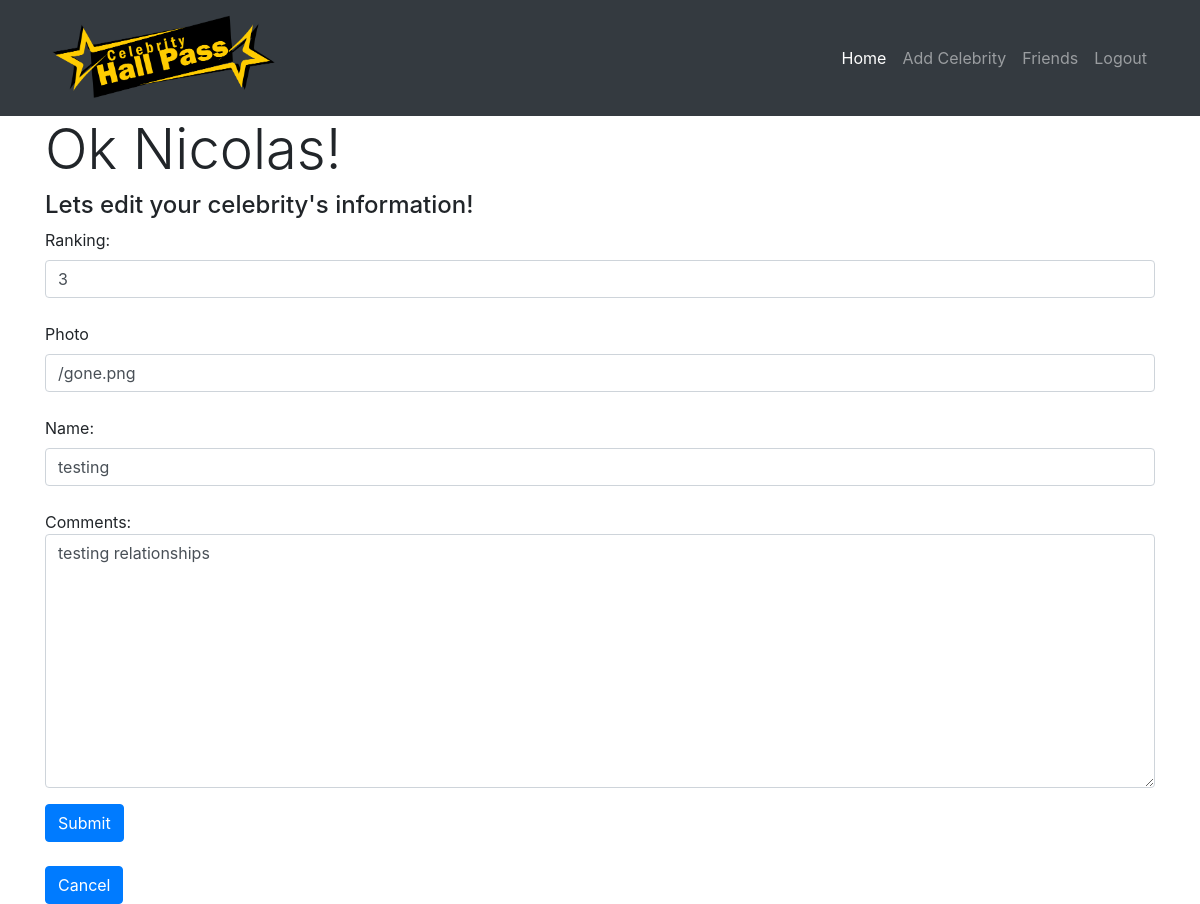
/celeb/edit/4 (signed in), run on an earlier commit of the app's database.
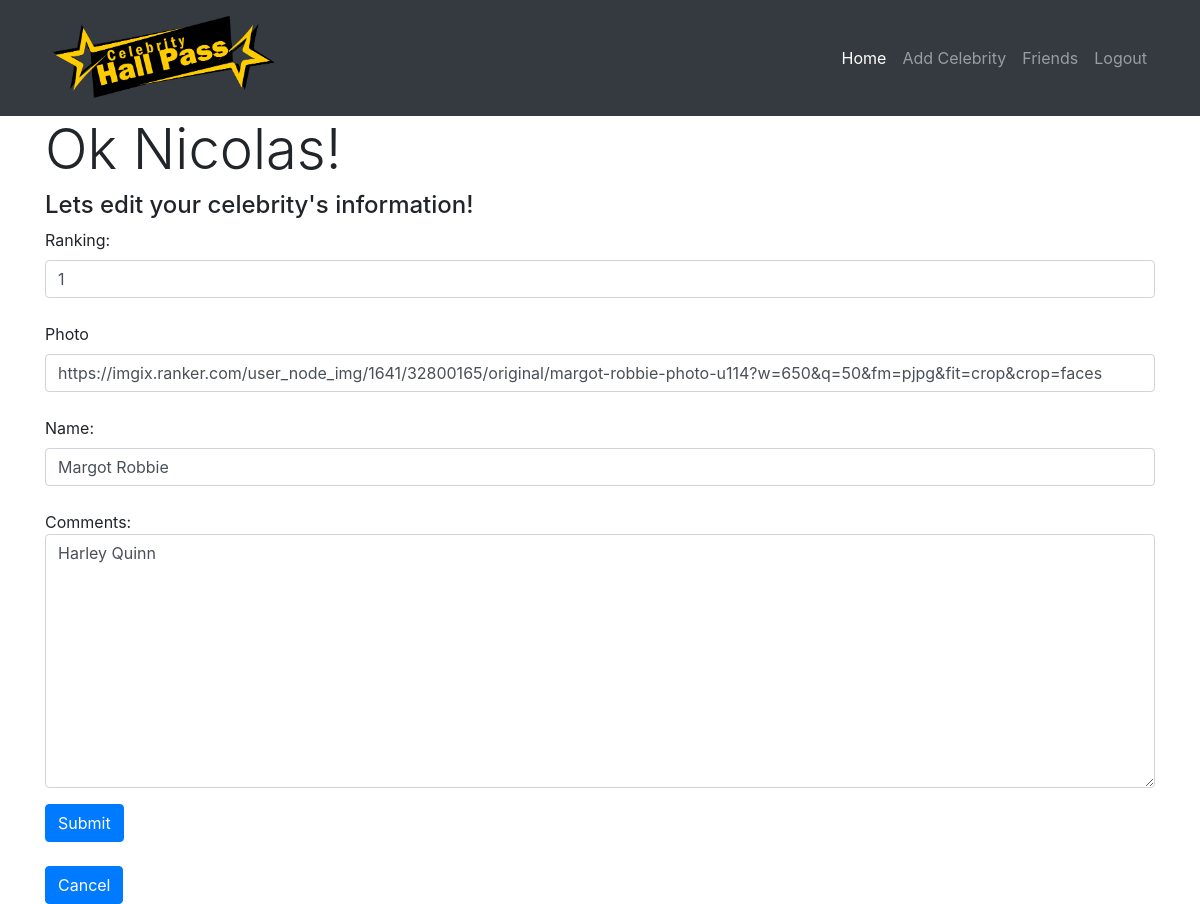
And on a later commit of the database.
### HallPass/models.py (models this page shows)
class Celeb(models.Model):
	ranking = models.PositiveSmallIntegerField()
	photo = models.CharField(max_length=255)
	name = models.CharField(max_length=255)
	comments = models.TextField()
	users = models.ManyToManyField(User, related_name="celebs")
	created_at = models.DateTimeField(auto_now_add=True)
	updated_at = models.DateTimeField(auto_now=True)
	objects = CelebManager()

### HallPass/views.py (the view)
# urls.py: path('celeb/edit/<int:id>', views.edit),
def edit(request, id):
    context = {
        "celeb": Celeb.objects.get(id=id),
        "user": User.objects.filter(id=request.session['userid'])[0]
    }
    return render(request, "edit.html", context)

### HallPass/templates/edit.html (shortened to what this page needs)
<!DOCTYPE html>
<html lang="en">
<head>
    <link rel="stylesheet" href="https://stackpath.bootstrapcdn.com/bootstrap/4.3.1/css/bootstrap.min.css">
</head>
<body>
  {% load static %}
	<nav class="navbar navbar-expand-lg navbar-dark bg-dark static-top">
        <div class="container">
          <img style="max-height: 100px;" src = "{% static "hallpasslogo.png" %}" alt="my img">
          <div class="collapse navbar-collapse" id="navbarResponsive">
            <ul class="navbar-nav ml-auto">
              <li class="nav-item active">
                <a class="nav-link" href="/myhallpass">Home
                </a>
              </li>
              <li class="nav-item">
                <a class="nav-link" href="/celebs/new">Add Celebrity</a>
              </li>
              <li class="nav-item">
                <a class="nav-link" href="/friends">Friends</a>
              </li>
              <li class="nav-item">
                <a class="nav-link" href="/logout">Logout</a>
              </li>
            </ul>
          </div>
        </div>
      </nav>
    <div class="container">
    <h1 class="display-4">Ok {{user.first_name}}!</h1>
    <h4>Lets edit your celebrity's information!</h4>
    <form action="/celeb/{{celeb.id}}/update" method="post">
        <label for="ranking">Ranking:</label>
        <input class="form-control" type="number" min="1" max="5" name="ranking" value="{{celeb.ranking}}">
        <br>
        <label for="photo">Photo</label>
        <input class="form-control" type="url" name="photo" value="{{celeb.photo}}">
        <br>
        <label for="name">Name:</label>
        <input class="form-control" type="text" name="name" value="{{celeb.name}}">
        <br>
        <p>Comments:<textarea class="form-control" name="comments" id="comments" cols="30" rows="10">{{celeb.comments}}</textarea></p>
        <input class="btn btn-primary" type="submit" name="Submit">
    </form>
    <br>
    <a href="/myhallpass" ><button class="btn btn-primary">Cancel</button></a>
    </div>
</body>
</html>

What changed in the data, as far as the page shows it:
changed Celeb: ranking "3" → "1"; photo "/gone.png" → "https://imgix.ranker.com/user_node_img/1641/32800165/original/margot-robbie-photo-u114?w=650&q=50&fm=pjpg&fit=crop&crop=faces"; name "testing" → "Margot Robbie"; comments "testing relationships" → "Harley Quinn"
